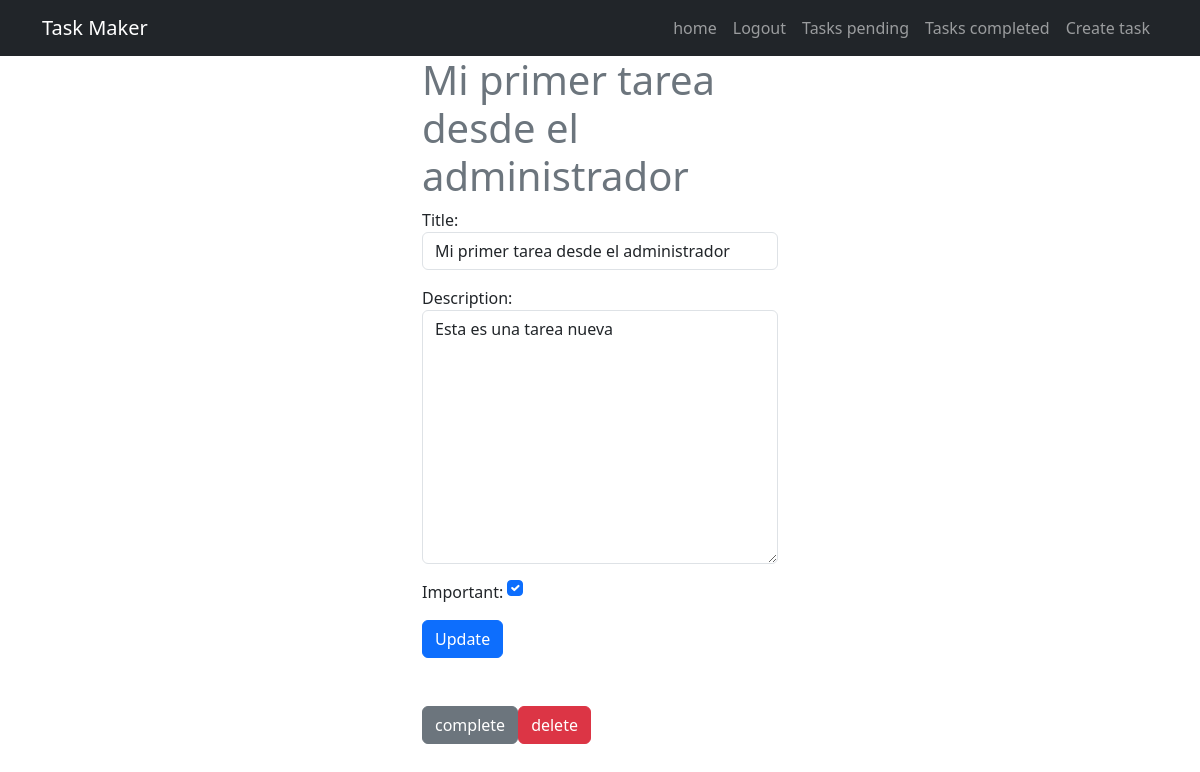
/tasks/1/ (signed in), run on the app's committed database.
### tasks/models.py (models this page shows, shortened)
class Task(models.Model):
    title = models.CharField(max_length=100)
    description = models.TextField(blank=True)
    created = models.DateTimeField(auto_now_add=True)
    date_completed = models.DateTimeField(null=True, blank=True)
    important = models.BooleanField(default=False)
    user = models.ForeignKey(User, on_delete=models.CASCADE)

### tasks/views.py (the view, shortened to what this page needs)
# urls.py: path('tasks/<int:task_id>/', views.task_detail, name="task_detail"),
@login_required
def task_detail(request, task_id):
    if request.method == "GET":
        task = get_object_or_404(Task, pk=task_id, user=request.user)
        form = TaskForm(instance=task)
        return render (request, 'task_detail.html',{'task':task,
    'form':form})

### tasks/forms.py
class TaskForm(forms.ModelForm):
    class Meta:
        model = Task
        fields = ['title', 'description', 'important']
        widgets={
            'title': forms.TextInput(attrs={'class': 'form-control', 'placeholder': 'Write a title'}),
            'description': forms.Textarea(attrs={'class': 'form-control', 'placeholder': 'write a description'}),
            'important': forms.CheckboxInput(attrs={'class': 'form-check-input m-auto'})
        }

### tasks/templates/task_detail.html (shortened to what this page needs)
{% extends "base.html" %}
{% block content %}
<main class='container'>
    <div class='row'>
        <div class='col-md-4 offset-md-4'>
            <h1 class='text-secondary'>{{task.title}}</h1>
<form method='POST'>
    {{form.as_p}}
    <button class='btn btn-primary'>
        Update
    </button>
</form>
<div class='mt-5 d-flex'>
    <form action='{% url 'complete_task' task.id %}' method='POST'>
        <button class='btn btn-secondary'> complete </button>
    </form>
    <form action='{% url 'delete_task' task.id %}' method='POST'>
        <button class='btn btn-danger'> delete </button>
    </form>
</div>
        </div>
    </div>
</main>
{% endblock %}

### data on the page
Task: title "Mi primer tarea desde el administrador", description "Esta es una tarea nueva", important "☑"
